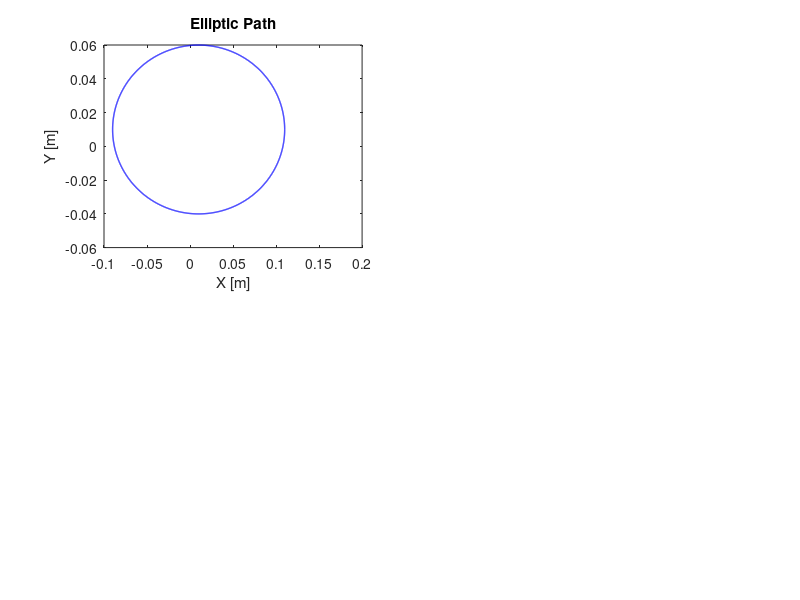

This figure's MATLAB source: (Note: this script raises an error after producing the figure.)
clc;
clear;
close all;

% PARAMETERS - found by consulting datasheets of components presented on
% corexy.com
rm = 0.01;    % [m]
Lm = 0.003;   % [H]
Rm = 2;       % [ohm]
Jm = 5*10^-6; % [Kg*m^2]
Km = 0.04;    % [N*m/A]
m = 0.2;      % [Kg]
mur = 0.03;   % [-]
mux = 0.035; % [-]
muy = 0.04;  % [-]
rb = 0.01;    % []
dx = 0.02;    % [m]
dy = 0.02;    % [m]

x0 = 0; % [m]
y0 = 0; % [m]

%Q1.1
%x = x0 + rm / 2 * (theta_l + theta_r); % [m]
%y = y0 + rm / 2 * (theta_l - theta_r); % [m]

%state-space model Q2.2

Jeq = Jm + 0.5 * m * rm^2;

Bx = (rm^2 / 2) * mux + 2 * mur * (rm / rb)^2;
By = (rm^2 / 2) * muy + 2 * mur * (rm / rb)^2;

B1 = 0.5 * (Bx + By);
B_cross = 0.25 * rm^2 * (mux - muy);

A_sys = [
    0, 0, 1,            0,            0,      0;
    0, 0, 0,            1,            0,      0;
    0, 0, -B1/Jeq,      -B_cross/Jeq, Km/Jeq, 0;
    0, 0, -B_cross/Jeq, -B1/Jeq,      0,      Km/Jeq;
    0, 0, -Km/Lm,       0,            -Rm/Lm, 0;
    0, 0, 0,            -Km/Lm,       0,      -Rm/Lm
];
B_sys = [
    0,    0;
    0,    0;
    0,    0;
    0,    0;
    1/Lm, 0;
    0,    1/Lm
];
C_sys = [
  0, 0, 1, 1, 1, 0 % I might be intersted in the velocity of the motors and the current
];
D_sys = 0;

sys = ss(A_sys, B_sys, C_sys, D_sys);
sys.StateName = {'theta_l', 'theta_r', 'dtheta_l', 'dtheta_r', 'i_ml', 'i_mr'};
sys.InputName = {'um_l', 'um_r'};

% state-space models Q2.3
% x - motion
Ax = [
    0, 1,                     0;
    0, -Bx/Jeq,               (rm * Km) / (2 * Jeq);
    0, (-2 * Km) / (Lm * rm), -Rm / Lm
];
Bx_sys = [
    0;
    0;
    1 / Lm
];
Cx = [
    1, 0, 0
];
Dx = 0;

sys_x = ss(Ax, Bx_sys, Cx, Dx);
sys_x.StateName = {'x', 'dot_x', 'i_x'};
sys_x.InputName = {'u_x'};

% y - motion

Ay = [
    0, 1,                     0;
    0, -By/Jeq,               (rm * Km) / (2 * Jeq);
    0, (-2 * Km) / (Lm * rm), -Rm / Lm
];
By_sys = [
    0;
    0;
    1 / Lm
];
Cy = [
  1, 0, 0  
];
Dy = 0;

sys_y = ss(Ay, By_sys, Cy, Dy);
sys_y.StateName = {'y', 'dot_y', 'i_y'};
sys_y.InputName = {'u_y'};

%Q1.4

t = linspace(0, 4*pi, 2000);
dt = t(2) - t(1);
omega = 0.5;
A_ell = 0.1;
B_ell = 0.05;

x_ell = dx / 2 + A_ell * cos(omega * t);
y_ell = dy / 2 + B_ell * sin(omega * t);

dx = -A_ell * omega * sin(omega * t);
ddx = -A_ell * (omega^2) * cos(omega * t);
dddx = A_ell * (omega^3) * sin(omega * t);

ix = (2 / (rm * Km)) * (Jeq * ddx + Bx * dx);
dix = (2 / (rm * Km)) * (Jeq * dddx + Bx * ddx);
    
ux_ell = Lm * dix + Rm * ix + (2 * Km / rm) * dx;
    
dy = B_ell * omega * cos(omega * t);
ddy = -B_ell * (omega^2) * sin(omega * t);
dddy = -B_ell * (omega^3) * cos(omega * t);

iy = (2 / (rm * Km)) * (Jeq * ddy + By * dy);
diy = (2 / (rm * Km)) * (Jeq * dddy + By * ddy);

uy_ell = Lm * diy + Rm * iy + (2 * Km / rm) * dy;
    
um_l_ell = (ux_ell + uy_ell) / 2;
um_r_ell = (ux_ell - uy_ell) / 2;

x_sim_ell = lsim(sys_x, ux_ell, t, [x_ell(1); 0; 0]);
y_sim_ell = lsim(sys_y, uy_ell, t, [y_ell(1); 0; 0]);

figure('Name','Q1.4 Trajectories & Inputs','NumberTitle','off');

subplot(2,2,1);
plot(x_sim_ell, y_sim_ell, 'b', 'LineWidth', 1);
title('Elliptic Path'); xlabel('X [m]'); ylabel('Y [m]');
xlim([0, dx]);
ylim([0, dy]);
axis equal;
grid on;

subplot(2,2,2);
plot(t, um_l_ell, 'g', t, um_r_ell, 'm', 'LineWidth', 1.2);
title('Motor Voltages (Ellipse)'); xlabel('Time [s]'); ylabel('Voltage [V]');
legend('u_{m,l}', 'u_{m,r}');
grid on;

% ADDITIONAL FIGURE MISSING
% REMEMBER TO EXPLAIN THE CHOICE OF OMEGA IN RELATION WITH INPUT VOLTAGES
% (COREXY DATASHEETS)
